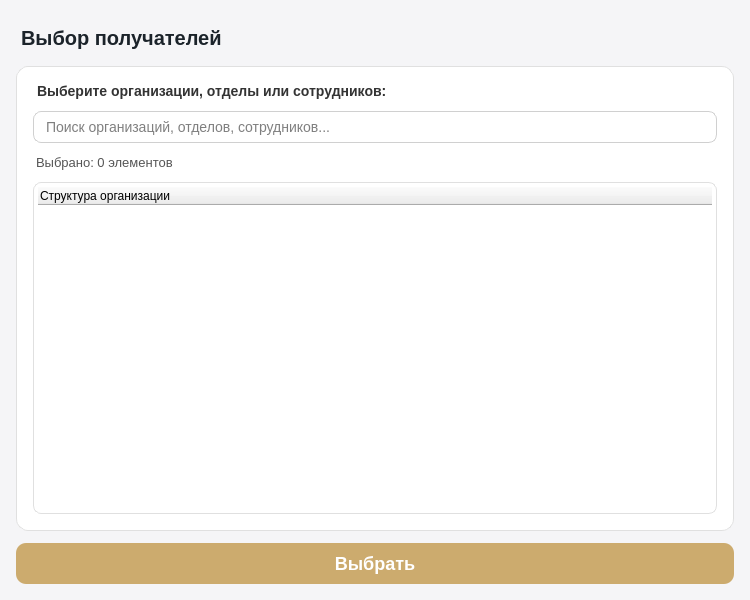
<?xml version="1.0" encoding="UTF-8"?>
<ui version="4.0">
 <class>EmployeeSelectionDialog</class>
 <widget class="QDialog" name="EmployeeSelectionDialog">
  <property name="geometry">
   <rect>
    <x>0</x>
    <y>0</y>
    <width>750</width>
    <height>600</height>
   </rect>
  </property>
  <property name="windowTitle">
   <string>Выбор получателей</string>
  </property>
  <property name="styleSheet">
   <string notr="true">
* {
    font-family: 'Segoe UI', Arial;
}

QDialog {
    background-color: #F5F5F7;
    color: black;
}

QLabel#titleLabel {
    color: #1B232A;
    font-size: 20px;
    font-weight: bold;
    background-color: transparent;
    padding: 10px 0px 16px 0px;
}

QFrame#contentFrame {
    background-color: white;
    border: 1px solid #E0E0E0;
    border-radius: 12px;
    padding: 16px;
}

QLabel#instructionLabel {
    font-size: 14px;
    font-weight: bold;
    color: #333;
    background-color: transparent;
    padding-bottom: 4px;
}

QLabel#selectionInfoLabel {
    font-size: 13px;
    color: #555;
    background-color: transparent;
    padding: 4px 0px;
    border: none;
}

QLineEdit#searchEdit {
    border: 1px solid #D0D0D0;
    border-radius: 8px;
    padding: 6px 10px;
    font-size: 14px;
    background-color: white;
}
QLineEdit#searchEdit:focus {
    border: 2px solid #D22730;
}

QTreeWidget#treeWidget {
    border: 1px solid #E0E0E0;
    border-radius: 8px;
    background-color: transparent;
    color: black;
    font-size: 14px;
    padding: 4px;
    outline: none;
}
QTreeWidget#treeWidget::item {
    padding: 4px 6px;
    color: black;
}
QTreeWidget#treeWidget::item:selected {
    background-color: #ccab6e;
    color: white;
}
QTreeWidget#treeWidget::item:hover {
    background-color: #f0f0f0;
    color: black;
}

QPushButton#selectButton {
    background-color: #ccab6e;
    color: white;
    border: none;
    border-radius: 10px;
    padding: 10px 20px;
    font-size: 18px;
    font-weight: bold;
    margin-top: 12px;
}
QPushButton#selectButton:hover {
    background-color: #998664;
}
QPushButton#selectButton:pressed {
    background-color: #7a6a50;
}

QPushButton#cancelButton {
    background-color: transparent;
    color: #666;
    border: 1px solid #D0D0D0;
    border-radius: 10px;
    padding: 10px 20px;
    font-size: 18px;
    font-weight: bold;
    margin-top: 12px;
}
QPushButton#cancelButton:hover {
    background-color: #f0f0f0;
    border-color: #999;
}
QPushButton#cancelButton:pressed {
    background-color: #e0e0e0;
}

QScrollBar:vertical {
    background: #F5F5F5;
    width: 8px;
    border-radius: 4px;
    margin: 0px;
    border: none;
}
QScrollBar::handle:vertical {
    background: #C1C1C1;
    border-radius: 4px;
    min-height: 20px;
}
QScrollBar::handle:vertical:hover {
    background: #A0A0A0;
}
QScrollBar::handle:vertical:pressed {
    background: #888888;
}
QScrollBar::add-line:vertical,
QScrollBar::sub-line:vertical {
    border: none;
    background: none;
    width: 0px;
    height: 0px;
}
QScrollBar::add-page:vertical,
QScrollBar::sub-page:vertical {
    background: none;
}
   </string>
  </property>
  <property name="modal">
   <bool>true</bool>
  </property>
  <layout class="QVBoxLayout" name="mainLayout">
   <property name="spacing">
    <number>0</number>
   </property>
   <property name="leftMargin">
    <number>16</number>
   </property>
   <property name="topMargin">
    <number>16</number>
   </property>
   <property name="rightMargin">
    <number>16</number>
   </property>
   <property name="bottomMargin">
    <number>16</number>
   </property>
   <item>
    <widget class="QLabel" name="titleLabel">
     <property name="text">
      <string>Выбор получателей</string>
     </property>
    </widget>
   </item>
   <item>
    <widget class="QFrame" name="contentFrame">
     <property name="frameShape">
      <enum>QFrame::Shape::StyledPanel</enum>
     </property>
     <layout class="QVBoxLayout" name="contentLayout">
      <property name="spacing">
       <number>8</number>
      </property>
      <property name="leftMargin">
       <number>0</number>
      </property>
      <property name="topMargin">
       <number>0</number>
      </property>
      <property name="rightMargin">
       <number>0</number>
      </property>
      <property name="bottomMargin">
       <number>0</number>
      </property>
      <item>
       <widget class="QLabel" name="instructionLabel">
        <property name="text">
         <string>Выберите организации, отделы или сотрудников:</string>
        </property>
       </widget>
      </item>
      <item>
       <widget class="QLineEdit" name="searchEdit">
        <property name="placeholderText">
         <string>Поиск организаций, отделов, сотрудников...</string>
        </property>
       </widget>
      </item>
      <item>
       <widget class="QLabel" name="selectionInfoLabel">
        <property name="text">
         <string>Выбрано: 0 элементов</string>
        </property>
       </widget>
      </item>
      <item>
       <widget class="QTreeWidget" name="treeWidget">
        <property name="minimumSize">
         <size>
          <width>0</width>
          <height>300</height>
         </size>
        </property>
        <column>
         <property name="text">
          <string>Структура организации</string>
         </property>
        </column>
       </widget>
      </item>
     </layout>
    </widget>
   </item>
   <item>
    <widget class="QPushButton" name="selectButton">
     <property name="cursor">
      <cursorShape>PointingHandCursor</cursorShape>
     </property>
     <property name="text">
      <string>Выбрать</string>
     </property>
    </widget>
   </item>
  </layout>
 </widget>
 <resources/>
 <connections/>
</ui>
